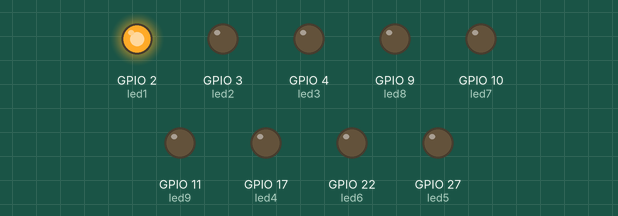
Bench run of a program on a simulated Raspberry Pi (BCM pin numbers). On the bench: output pins drawn as LEDs (lit = HIGH).

Above: at 0.1 s.
At 0.5 s:
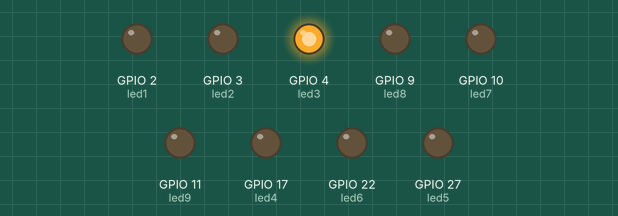
At 0.9 s:
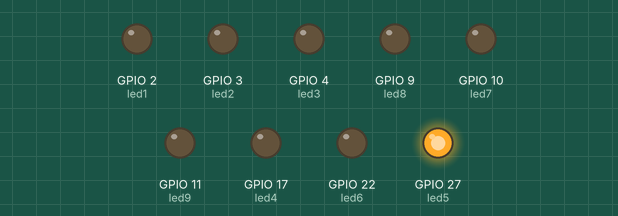
At 1.7 s:
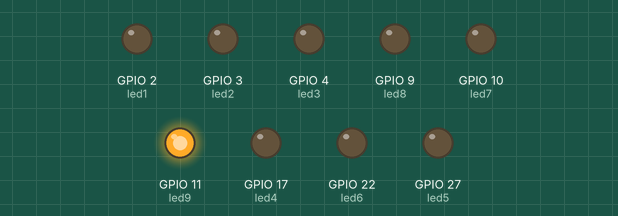
At 2.9 s:
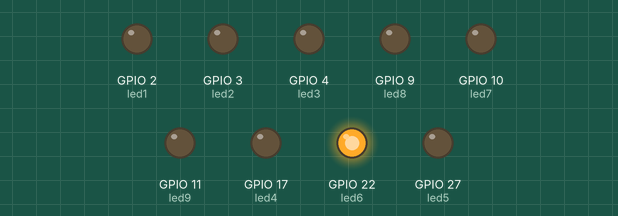
At 3.9 s:
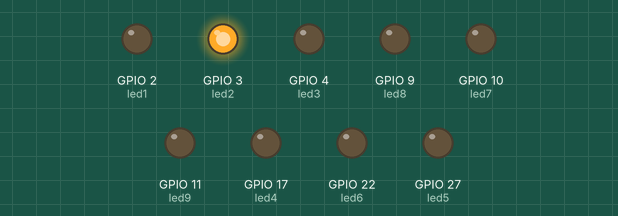
Timing chart, 0 to 4.2 s (numbered marks = the images above):
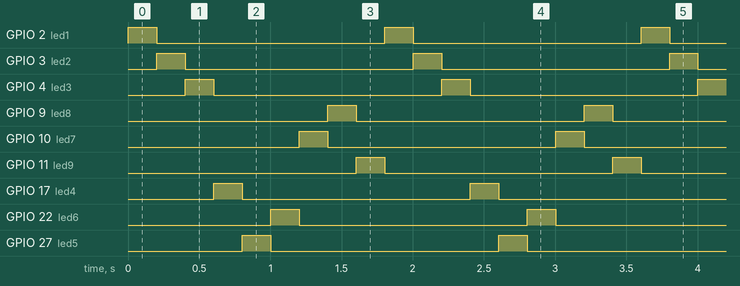

The program:

05_Chaser.py
```python
#!/usr/bin/python3

from gpiozero import LED
from time import sleep

led1 = LED(2)
led2 = LED(3)
led3 = LED(4)
led4 = LED(17)
led5 = LED(27)
led6 = LED(22)
led7 = LED(10)
led8 = LED(9)
led9 = LED(11)

sleeptime = 0.2

while True:
	led1.on()
	sleep(sleeptime)
	led1.off()
	led2.on()
	sleep(sleeptime)
	led2.off()
	led3.on()
	sleep(sleeptime)
	led3.off()
	led4.on()
	sleep(sleeptime)
	led4.off()
	led5.on()
	sleep(sleeptime)
	led5.off()
	led6.on()
	sleep(sleeptime)
	led6.off()
	led7.on()
	sleep(sleeptime)
	led7.off()
	led8.on()
	sleep(sleeptime)
	led8.off()
	led9.on()
	sleep(sleeptime)
	led9.off()
```

Measured:
- by itself, GPIO 2 (led1), GPIO 3 (led2), GPIO 4 (led3), GPIO 9 (led8), GPIO 10 (led7), GPIO 11 (led9), GPIO 17 (led4), GPIO 22 (led6), GPIO 27 (led5): alternates HIGH for 0.20 s and LOW for 1.6 s
- by itself, everything shown: repeats every 1.8 s, in 9 steps
